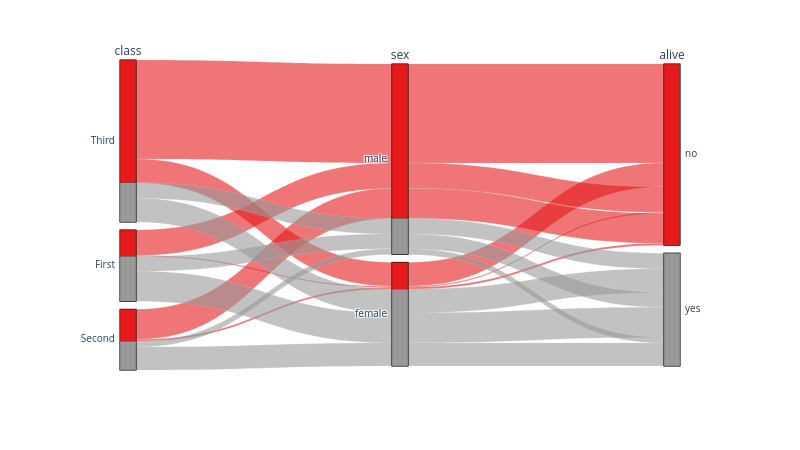

Write notebook code for a chart like this one.
### Code cell
fig = px.parallel_categories(
    titanic,
    dimensions=['class','sex','alive'], 
    color=titanic['alive'].cat.codes,
    color_continuous_scale=plotly_cmap,
    width=800, height=450,
)
fig.update_traces(line_shape='hspline')
fig.update_layout(coloraxis_showscale=False)
fig.show()

### Figure 1 — Plotly figure (JSON) as saved in the notebook; plotly's stock layout.template omitted (floating-point values rounded to 4 significant figures; data arrays with more than 128 entries replaced by an {"elided": "..."} marker saying what was removed)
{"data": [{"dimensions": [{"label": "class", "values": {"elided": "891 str values"}}, {"label": "sex", "values": {"elided": "891 str values"}}, {"label": "alive", "values": {"elided": "891 str values"}}], "domain": {"x": [0, 1], "y": [0, 1]}, "line": {"color": {"elided": "891 int values"}, "coloraxis": "coloraxis", "shape": "hspline"}, "name": "", "type": "parcats"}], "layout": {"coloraxis": {"autocolorscale": false, "colorbar": {"title": {"text": "color"}}, "colorscale": [[0, "rgb(228,26,28)"], [0.125, "rgb(55,126,184)"], [0.25, "rgb(77,175,74)"], [0.375, "rgb(152,78,163)"], [0.5, "rgb(255,127,0)"], [0.625, "rgb(255,255,51)"], [0.75, "rgb(166,86,40)"], [0.875, "rgb(247,129,191)"], [1, "rgb(153,153,153)"]], "showscale": false}, "height": 450, "legend": {"tracegroupgap": 0}, "margin": {"t": 60}, "width": 800}}
